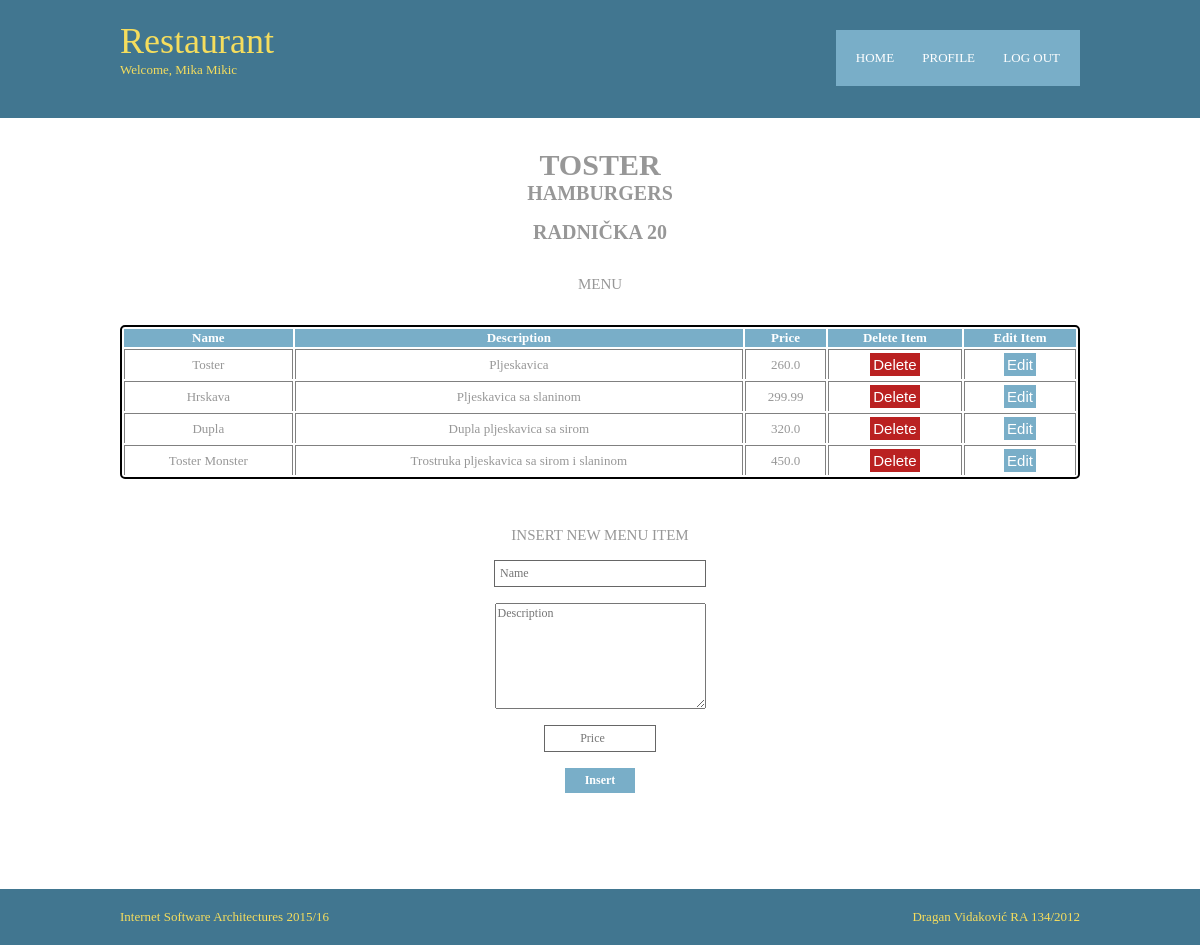
The app's page /restaurant/menu/3/3/ (signed in) with its own data.
### restaurant/models.py (models this page shows, shortened)
class Restaurant(models.Model):
    name = models.CharField(max_length=100)
    description = models.CharField(max_length=200)
    address = models.CharField(max_length=200, null=True, blank=True)
    rows = models.IntegerField()
    columns = models.IntegerField()
    tables = models.IntegerField()
    is_ready = models.BooleanField(default=False)

class MenuItem(models.Model):
    name = models.CharField(max_length=100)
    description = models.CharField(max_length=200)
    price = models.FloatField(default=0)
    restaurant = models.ForeignKey(Restaurant, on_delete=models.CASCADE)

### restaurant/views.py (the view)
# urls.py: url(r'^menu/(?P<restaurant_id>[0-9]+)/(?P<manager_id>[0-9]+)/$', views.menu, name='menu'),
@login_required(login_url='/')
def menu(request, restaurant_id, manager_id):
    this_restaurant = get_object_or_404(Restaurant, pk=restaurant_id)
    menu_items = MenuItem.objects.filter(restaurant=this_restaurant)
    this_manager = Manager.objects.get(pk=manager_id)
    return render(request, 'restaurant/menu.html', {
        'manager': this_manager,
        'restaurant': this_restaurant,
        'menu': menu_items
    })

### restaurant/templates/restaurant/menu.html (shortened to what this page needs)
<!DOCTYPE html>
<html>
<head>
    {% load staticfiles %}
<link rel="stylesheet" href="{% static 'restaurant/layout.css' %}" type="text/css">
</head>
<body>
<div class="wrapper row1">
  <header id="header" class="clear">
    <div id="hgroup">
      <h1>Restaurant</h1>
	  <h2>Welcome, {{ user.get_full_name }}</h2>
    </div>
    <nav>
      <ul>
        <li><a href="{% url 'restaurant:manager' manager.id %}">Home</a></li>
           <li><a href="{% url 'restaurant:profiling' manager.id %}">Profile</a></li>
        <li class="last"><a href="{% url 'restaurant:logout' %}">Log Out</a></li>
      </ul>
    </nav>
  </header>
</div>
<div class="wrapper row2">
  <div id="container" class="clear">
    <section id="slider" class="clear">
        <h1>{{ restaurant.name }}</h1>
        <h2>{{ restaurant.description }}</h2>
        <br />
        <h2>{{ restaurant.address }}</h2>
        <br />
        <br />
        <h3>Menu</h3>
        <br />
        <br />
        <table id="menus" class="sortable">
            <thead>
                <th>Name</th>
                <th>Description</th>
                <th>Price</th>
                <th>Delete Item</th>
                <th>Edit Item</th>
            </thead>
            {% for item in menu %}
                <tr>
                    <td>{{ item.name }}</td>
                    <td>{{ item.description }}</td>
                    <td id="price">{{ item.price }} </td>
                    <td><a href="{% url 'restaurant:remove' item.id restaurant.id manager.id %}"><button id="delete">Delete</button></a></td>
                    <td><a href="{% url 'restaurant:edit' item.id restaurant.id manager.id %}"><button id="edit">Edit</button></a></td>
                </tr>
            {% endfor %}
        </table>
        <br />
        <br />
        <br />
        <h3>Insert new Menu item</h3>
        <form action="{% url 'restaurant:insert' restaurant.id manager.id %}" method="post" class="menu_item">
              <br />
              <input id = "name" name = "name" type="text" placeholder="Name" maxlength="100" required>
              <br />
              <textarea id = "description" name = "description" type="text" placeholder="Description" maxlength="200" required></textarea>
              <br />
              <input id = "price" name = "price" type="number" placeholder="Price" required step="0.01">
              <br />
              <input type="submit" id = "sf_submit" value="Insert">
              <br />
          </form>
    </section>
  </div>
</div>
<div class="wrapper row3">
  <footer id="footer" class="clear">
    <p class="fl_left">Internet Software Architectures 2015/16</p>
    <p class="fl_right">Dragan Vidaković RA 134/2012</p>
  </footer>
</div>
</body>
</html>

### restaurant/static/restaurant/layout.css (style rules this page uses)
html { overflow-y:scroll; }
body { margin:0; padding:0; font-size:13px; font-family:Georgia, "Times New Roman", Times, serif; color:#919191; background-color:#417690; }
.clear:after { content:"."; display:block; height:0; clear:both; visibility:hidden; line-height:0; }
.clear { display:block; clear:both; }
a { outline:none; text-decoration:none; }
.fl_left { float:left; }
.fl_right { float:right; }
address, article, aside, figcaption, figure, footer, header, nav, section { display:block; margin:0; padding:0; }
div.wrapper { display:block; width:100%; margin:0; padding:0; text-align:left; }
.row1, .row1 a { color:#F5DD5D; background-color:#417690; }
.row2 { color:#979797; background-color:#FFFFFF; }
.row2 a { color:#FF9900; background-color:#FFFFFF; }
.row3, .row3 a { color:#F5DD5D; background-color:#417690; }
#header, #container, #footer { display:block; width:960px; margin:0 auto; }
nav ul { margin:0; padding:0; list-style:none; }
h1, h2, h3, h4, h5, h6 { margin:0; padding:0; font-size:16px; font-weight:bold; font-style:normal; line-height:normal; text-transform:uppercase; }
form, fieldset, legend { margin:0; padding:0; border:none; }
input, textarea, select { font-size:12px; font-family:Georgia,"Times New Roman",Times,serif; }
#header { padding:20px 0; }
#header #hgroup { float:left; margin:0 0 20px 0; }
#header #hgroup h1, #header #hgroup h2 { font-weight:normal; text-transform:none; }
#header #hgroup h1 { font-size:36px; }
#header #hgroup h2 { font-size:13px; }
#header nav { display:block; float:right; margin:10px 0 0 0; padding:20px 0; color:#FFFFFF; background-color:#79AEC8; }
#header nav ul { padding:0 20px; }
#header nav li { display:inline; margin-right:25px; text-transform:uppercase; }
#header nav li.last { margin-right:0; }
#header nav li a { color:#FFFFFF; background-color:#79AEC8; }
#container { padding:30px 0; }
#container section { display:block; width:100%; margin:0 0 50px 0; padding:0; }
#container #slider form { display: block; width: 290px; float: none; margin: auto; padding: 0; }
#container #slider form input { display: block; float: none; width: 200px; margin: auto; padding: 5px; border:1px solid #666666; }
#container #slider form #sf_submit { display: block; float: none; margin:auto; width: 70px; font-size: 12px; font-weight: bold; color:#FFFFFF; background-color: #79AEC8; border: none; cursor: pointer; }
#container #slider form #description { height: 100px; width: 205px; display: block; float: none; margin: auto; }
#container #slider form #price { width: 100px; text-align: center; }
#container h1 { display: block; float: none; margin: auto; font-size: 30px; font-weight: bold; text-align: center; }
#container h2 { display: block; float: none; margin: auto; font-size: 20px; font-weight: bold; text-align: center; }
#container h3 { display: block; float: none; margin: auto; font-size: 15px; text-align: center; font-weight: normal; }
table#menus { margin-left: auto; margin-right: auto; width: 100%; border: 2px solid black; border-radius: 5px; text-align: center; }
table#menus th { color: #FFFFFF; background-color: #79AEC8; }
table#menus td { border-left: 1px solid grey; border-right: 1px solid grey; border-top: 1px solid grey; }
#container #delete { display: block; float: none; margin: auto; font-size: 15px; color: #FFFFFF; background-color: #BA2121; border: 2px solid; cursor: pointer; padding: 3px; }
#container #edit { display: block; float: none; margin: auto; font-size: 15px; color: #FFFFFF; background-color: #79AEC8; border: 2px solid; cursor: pointer; padding: 3px; }
#footer { padding:20px 0; }
#footer p { margin:0; padding:0; }

### records on screen
Restaurant: name "TOSTER", description "HAMBURGERS", address "RADNIČKA 20"
MenuItem: name "Toster", description "Pljeskavica", price "260.0"
MenuItem: name "Hrskava", description "Pljeskavica sa slaninom", price "299.99"
MenuItem: name "Dupla", description "Dupla pljeskavica sa sirom", price "320.0"
MenuItem: name "Toster Monster", description "Trostruka pljeskavica sa sirom i slaninom", price "450.0"

### other values on screen
{{ user.get_full_name }} "Mika Mikic"
